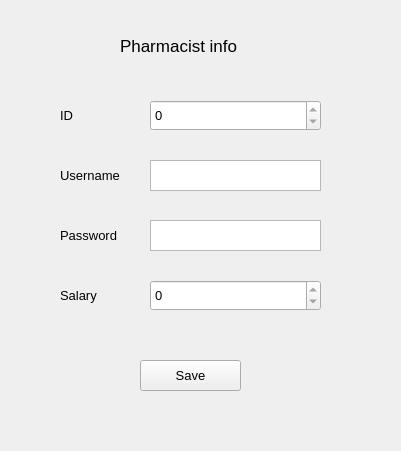
<?xml version="1.0" encoding="UTF-8"?>
<ui version="4.0">
 <class>pharmacist_profile_window</class>
 <widget class="QWidget" name="pharmacist_profile_window">
  <property name="geometry">
   <rect>
    <x>0</x>
    <y>0</y>
    <width>401</width>
    <height>451</height>
   </rect>
  </property>
  <property name="windowTitle">
   <string>Form</string>
  </property>
  <widget class="QLabel" name="label_9">
   <property name="geometry">
    <rect>
     <x>60</x>
     <y>100</y>
     <width>31</width>
     <height>31</height>
    </rect>
   </property>
   <property name="font">
    <font>
     <pointsize>10</pointsize>
    </font>
   </property>
   <property name="text">
    <string>ID</string>
   </property>
  </widget>
  <widget class="QTextEdit" name="emp_username">
   <property name="enabled">
    <bool>true</bool>
   </property>
   <property name="geometry">
    <rect>
     <x>150</x>
     <y>160</y>
     <width>171</width>
     <height>31</height>
    </rect>
   </property>
   <property name="font">
    <font>
     <pointsize>10</pointsize>
    </font>
   </property>
  </widget>
  <widget class="QPushButton" name="save">
   <property name="geometry">
    <rect>
     <x>140</x>
     <y>360</y>
     <width>101</width>
     <height>31</height>
    </rect>
   </property>
   <property name="font">
    <font>
     <pointsize>10</pointsize>
    </font>
   </property>
   <property name="text">
    <string>Save</string>
   </property>
  </widget>
  <widget class="QSpinBox" name="emp_id">
   <property name="enabled">
    <bool>true</bool>
   </property>
   <property name="geometry">
    <rect>
     <x>150</x>
     <y>100</y>
     <width>171</width>
     <height>31</height>
    </rect>
   </property>
   <property name="font">
    <font>
     <pointsize>10</pointsize>
    </font>
   </property>
   <property name="readOnly">
    <bool>true</bool>
   </property>
   <property name="minimum">
    <number>0</number>
   </property>
   <property name="maximum">
    <number>5000</number>
   </property>
   <property name="value">
    <number>0</number>
   </property>
  </widget>
  <widget class="QLabel" name="label_5">
   <property name="geometry">
    <rect>
     <x>60</x>
     <y>220</y>
     <width>91</width>
     <height>31</height>
    </rect>
   </property>
   <property name="font">
    <font>
     <pointsize>10</pointsize>
    </font>
   </property>
   <property name="text">
    <string>Password</string>
   </property>
  </widget>
  <widget class="QLabel" name="label_10">
   <property name="geometry">
    <rect>
     <x>60</x>
     <y>160</y>
     <width>101</width>
     <height>31</height>
    </rect>
   </property>
   <property name="font">
    <font>
     <pointsize>10</pointsize>
    </font>
   </property>
   <property name="text">
    <string>Username</string>
   </property>
  </widget>
  <widget class="QTextEdit" name="emp_password">
   <property name="enabled">
    <bool>true</bool>
   </property>
   <property name="geometry">
    <rect>
     <x>150</x>
     <y>220</y>
     <width>171</width>
     <height>31</height>
    </rect>
   </property>
   <property name="font">
    <font>
     <pointsize>10</pointsize>
    </font>
   </property>
  </widget>
  <widget class="QLabel" name="label_4">
   <property name="geometry">
    <rect>
     <x>120</x>
     <y>30</y>
     <width>151</width>
     <height>31</height>
    </rect>
   </property>
   <property name="font">
    <font>
     <pointsize>13</pointsize>
    </font>
   </property>
   <property name="text">
    <string>Pharmacist info</string>
   </property>
  </widget>
  <widget class="QLabel" name="label_6">
   <property name="geometry">
    <rect>
     <x>60</x>
     <y>280</y>
     <width>71</width>
     <height>31</height>
    </rect>
   </property>
   <property name="font">
    <font>
     <pointsize>10</pointsize>
    </font>
   </property>
   <property name="text">
    <string>Salary</string>
   </property>
  </widget>
  <widget class="QSpinBox" name="emp_salary">
   <property name="enabled">
    <bool>true</bool>
   </property>
   <property name="geometry">
    <rect>
     <x>150</x>
     <y>280</y>
     <width>171</width>
     <height>31</height>
    </rect>
   </property>
   <property name="font">
    <font>
     <pointsize>10</pointsize>
    </font>
   </property>
   <property name="readOnly">
    <bool>true</bool>
   </property>
   <property name="minimum">
    <number>0</number>
   </property>
   <property name="maximum">
    <number>5000</number>
   </property>
   <property name="value">
    <number>0</number>
   </property>
  </widget>
 </widget>
 <resources/>
 <connections/>
</ui>
